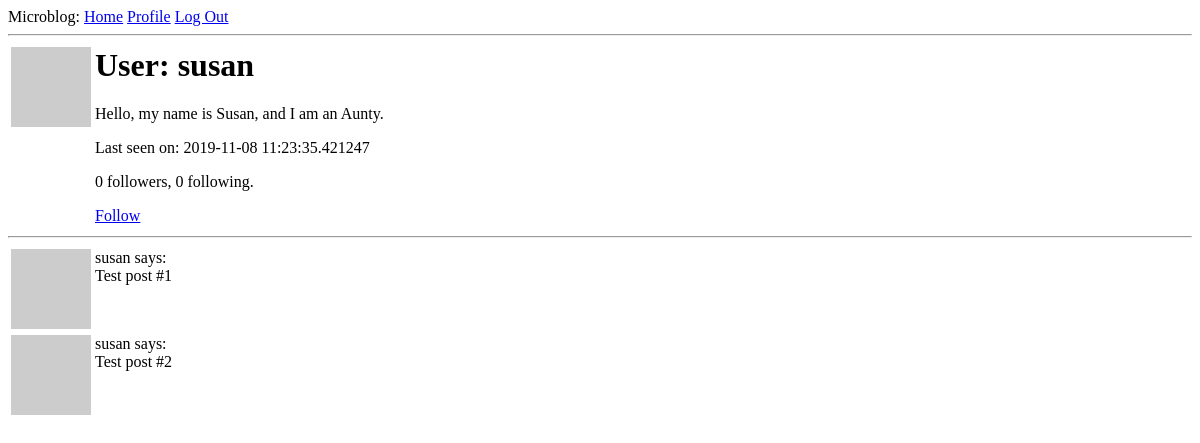
The page /user/susan (signed in) on the database as committed earlier.
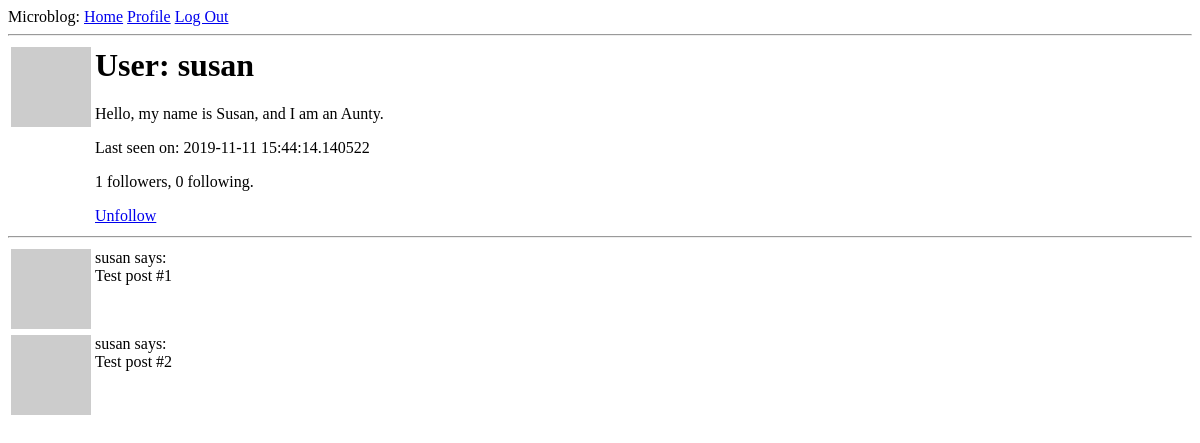
The same page on the database as committed later.
### app/models.py (models this page shows, shortened)
class User(UserMixin, db.Model):
    id = db.Column(db.Integer, primary_key=True)
    username = db.Column(db.String(64), index=True, unique=True)
    email = db.Column(db.String(120), index=True, unique=True)
    password_hash = db.Column(db.String(128))
    posts = db.relationship('Post', backref='author', lazy='dynamic')
    about_me = db.Column(db.String(140))
    last_seen = db.Column(db.DateTime, default=datetime.utcnow)
    def avatar(self, size):
        digest = md5(self.email.lower().encode('utf-8')).hexdigest()
        return 'https://www.gravatar.com/avatar/{}?d=identicon&s={}'.format(digest, size)
    followed = db.relationship(
        'User', secondary=followers,
        primaryjoin=(followers.c.follower_id == id),
        secondaryjoin=(followers.c.followed_id == id),
        backref=db.backref('followers', lazy='dynamic'), lazy='dynamic')
    def is_following(self, user):
        return self.followed.filter(
            followers.c.followed_id == user.id).count() > 0

### app/routes.py (the view)
@app.route('/user/<username>')
@login_required
def user(username):
    user = User.query.filter_by(username=username).first_or_404()
    posts = [
        {'author': user, 'body': 'Test post #1'},
        {'author': user, 'body': 'Test post #2'}
    ]
    return render_template('user.html', user=user, posts=posts)

### app/models.py (called while the page is built)
@login.user_loader
def load_user(id):
    return User.query.get(int(id))

### app/routes.py (called while the page is built)
@app.before_request
def before_request():
    if current_user.is_authenticated:
        current_user.last_seen = datetime.utcnow()
        db.session.commit()

### app/templates/user.html
{% extends 'base.html' %}
{% block content %}
<table>
    <tr valign='top'>
        <td><img src="{{ user.avatar(128) }}" alt=""></td>
        <td>
            <h1>User: {{ user.username }}</h1>
            {% if user.about_me %} <p>{{ user.about_me }}</p>{% endif %}
            {% if user.last_seen %} <p>Last seen on: {{ user.last_seen }}</p>{% endif %}
            <p>{{ user.followers.count() }} followers, {{ user.followed.count() }} following.</p>
            {% if user == current_user %}
            <p><a href="{{ url_for('edit_profile') }}">Edit your profile</a></p>
            {% elif not current_user.is_following(user) %}
            <p><a href="{{ url_for('follow', username=user.username) }}">Follow</a></p>
            {% else %}
            <p><a href="{{ url_for('unfollow', username=user.username) }}">Unfollow</a></p>
            {% endif %}
        </td>
    </tr>
</table>
<hr>
{% for post in posts %}
    {% include '_post.html' %}
{% endfor %}
{% endblock %}

### app/templates/_post.html
<table>
    <tr valign='top'>
        <td><img src="{{ post.author.avatar(36) }}"></td>
        <td>{{ post.author.username }} says:<br>{{ post.body }}</td>
    </tr>
</table>

Rows that differ between the two databases and show on the page:
changed User "susan": last_seen "2019-11-08 11:23:35.421247" → "2019-11-11 15:44:14.140522"
Other text that changed with them:
{{ user.followers.count() }}: "0" → "1"
text no longer shown: "Follow"
text now shown: "Unfollow"
